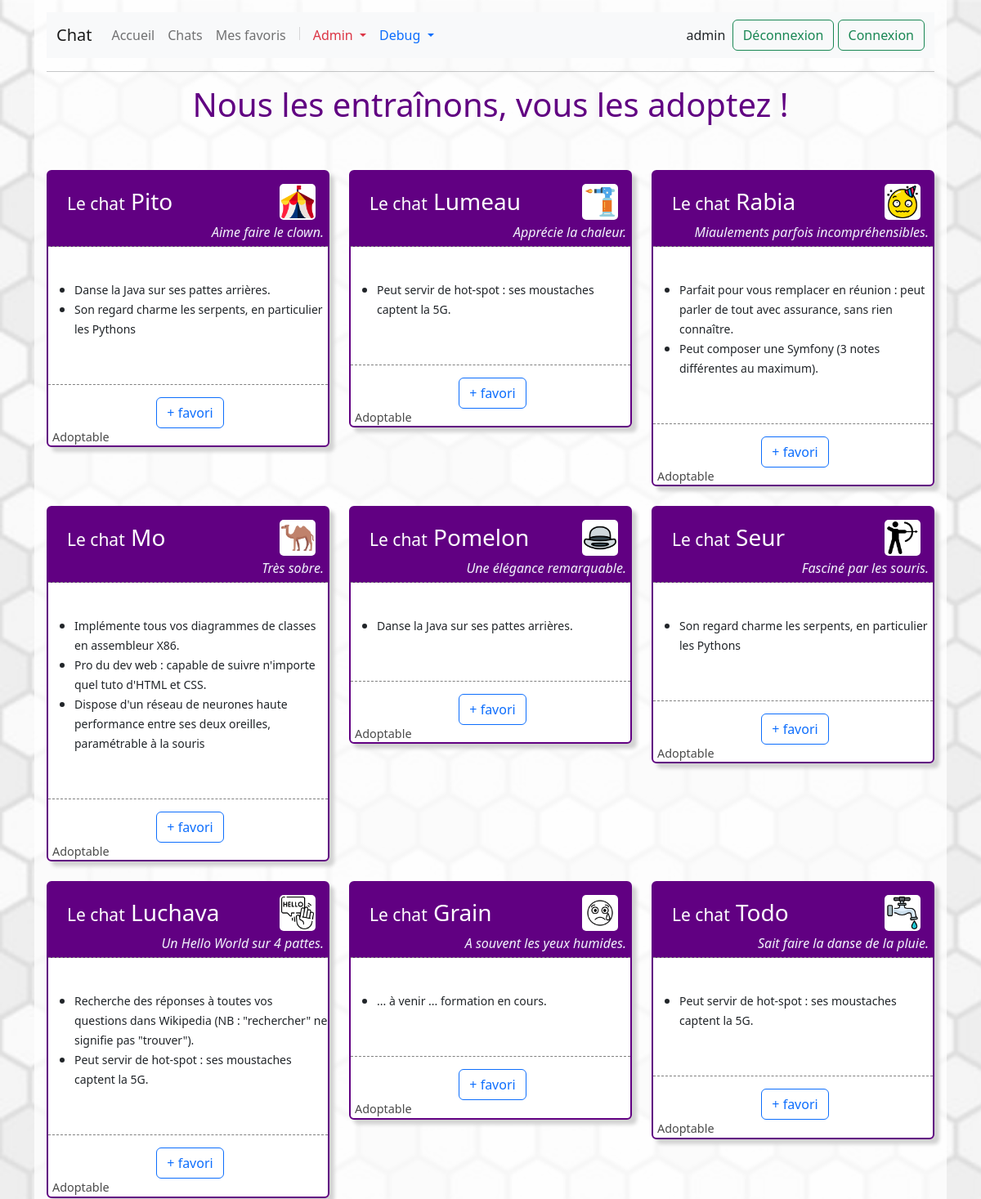
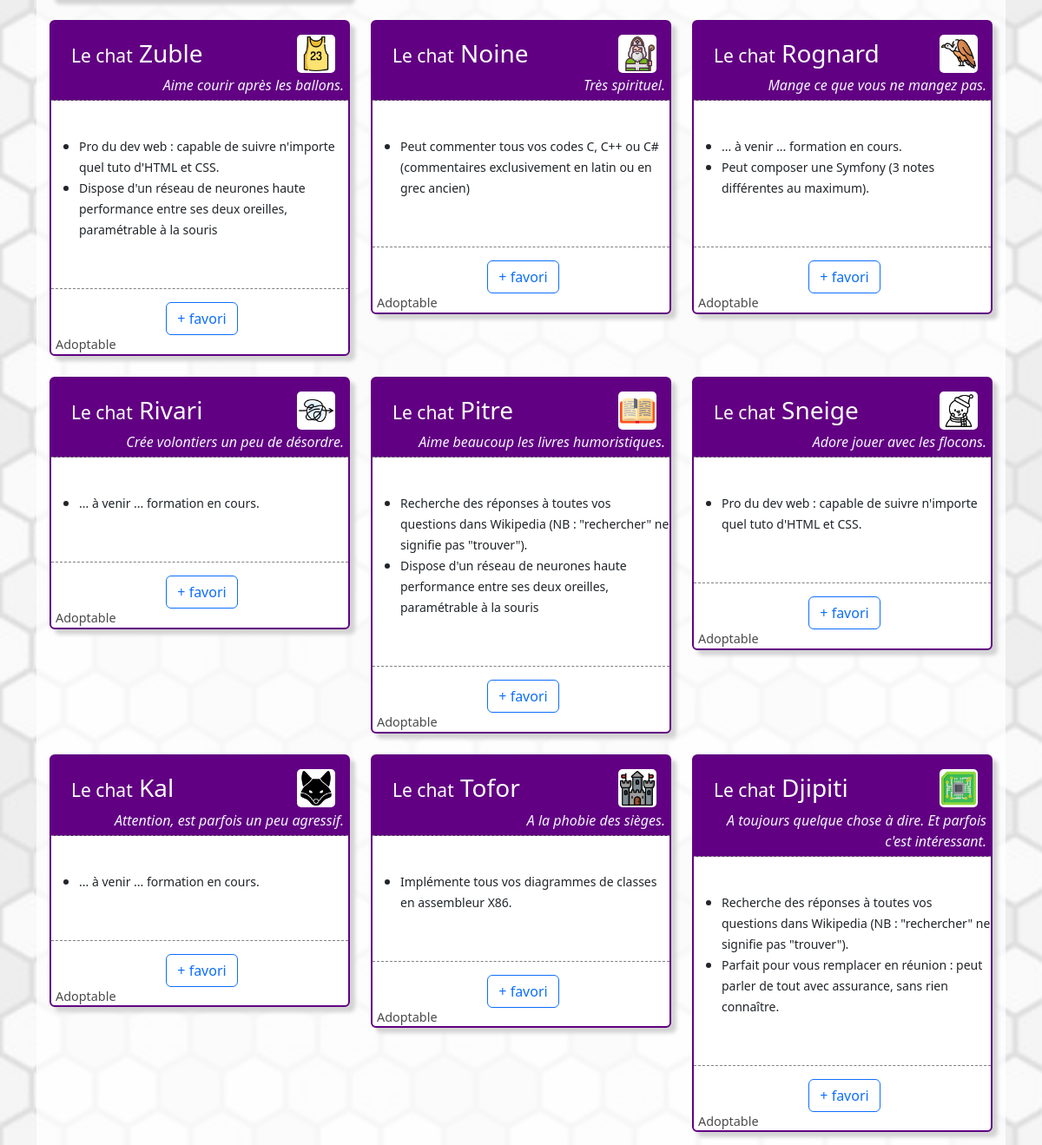
Screenshot of /pageVoirChats.php (signed in) with the database file from the repository (2 pictures, top to bottom).
### tables this page shows
CREATE TABLE fa_chat(
   id INT AUTO_INCREMENT,
   nom VARCHAR(50) NOT NULL,
   dateNaissance DATE,
   commentaire VARCHAR(300),
   image varchar(50) default 'chat-noir.png',
   adoptable tinyint default 1,
   PRIMARY KEY(id)
);

### pageVoirChats.php (the view, shortened to what this page needs)
<?php
require_once 'base/connexion.php';
$txt = "select * from fa_chat";
$req = $pdo->prepare($txt);
$req->execute();
$tabChats = $req->fetchAll();
$txt = "select id_competence, libelle ";
$txt .= "from fa_chat_competence inner join fa_competence on fa_chat_competence.id_competence = fa_competence.id ";
$txt .= "where id_chat = :idChat ";
$reqComp = $pdo->prepare($txt);
?>
<!DOCTYPE html>
<html lang="en">
<head>
    <link href="css/bootstrap.min.css" rel="stylesheet">
    <link href="css/chats.css" rel="stylesheet">
</head>
<body class="container fondLosanges">
    <div class='contenuPage'>
        <?php include_once "navBar.php"; ?>
        <h1 class="listeTitre"> Nous les entraînons, vous les adoptez ! </h1>
        <br><br>
        <div class="row row-cols-1 row-cols-md-3 g-4">
            <?php
            foreach ($tabChats as $chat) {
                $reqComp->execute([":idChat" => $chat["id"]]);
                $tabComp = $reqComp->fetchAll();
            ?>
                <div class='col'>
                    <div class="card">
                        <div class="card-body">
                            <div class="card-identite">
                                <img class='picto' src="img/<?= $chat['image'] ?>">
                                <h3 class="card-title"><span class="card-title-lechat">Le chat</span><?= " " . $chat["nom"] ?></h3>
                                <p class="card-text card-commentaire"><?= $chat["commentaire"] ?></p>
                            </div>
                            <div class="card-competences">
                                <p class="card-text"><br>
                                <Ul>
                                    <?php
                                    foreach ($tabComp as $comp) {
                                    ?>
                                        <li><small><?= $comp["libelle"] ?></small></li>
                                    <?php
                                    }
                                    ?>
                                </Ul>
                                <br></p>
                            </div>
                            <div class='card-favori text-center'>
                                <?php if (!in_array($chat['id'], $_SESSION['favoris'])) { ?>
                                        <button id="btnAdd<?= $chat['id'] ?>" class="btn btn-outline-primary" onclick='ajouterFavori(<?= $chat["id"] ?>)'> + favori</button>
                                    <?php } else { ?>
                                        <button id="btnAdd<?= $chat['id'] ?>" class="btn btn-outline-primary d-none" onclick='ajouterFavori(<?= $chat["id"] ?>)'> + favori</button>
                                        <button id="btnSup_<?= $chat['id'] ?>" class="btn btn-outline-danger" onclick='supprimerFavori(<?= $chat["id"] ?>)'> - favori</button>
                                <?php } ?>
                                <p class="card-text card-adoptable">
                                <?php
                                    if ($chat['adoptable'] == 1) {
                                        echo "Adoptable";
                                    }else{
                                        echo "non adoptable";
                                    }
                                ?>
                                </p>
                            </div>
                        </div>
                    </div>
                </div>
            <?php
            }
            ?>
        </div>
    </div>
</body>
</html>

### css/chats.css (style rules this page uses)
.fondLosanges { background-image: url("../img/back.jpg"); background-size: cover; background-attachment: fixed; }
.listeTitre { color:rgb(97, 0, 130); text-align: center; font-weight: 200; }
.card { border: 2px solid rgb(97, 0, 130); box-shadow: 6px 6px 4px lightgrey; }
.card-body { padding:0 0 0px 0; }
.card-title { margin-left:18px; margin-top:15px; }
.card-title-lechat { font-size:75%; }
.card-identite { padding:5px; border-bottom : 1px dashed gray; background-color: rgb(97, 0, 130); color: white; }
.card-competences { border-bottom: 1px dashed gray; }
.card-favori { padding:15px 0 0 5px; }
.card-commentaire { text-align: right; color:rgb(242, 244, 252); font-style: italic; }
.card-adoptable { text-align: left; color:rgb(74, 74, 74); font-size:90%; margin-top:0; margin-bottom:0; }
.picto { display:block; position: absolute; top:15px; right:15px; padding:2px; width:44px; height:44px; border-radius: 5px; background-color: white; }
.contenuPage { padding:15px; background-color: rgba(255,255,255,0.75); min-height: 450px;; }

### rows the page displays
fa_chat: image (picture), nom "Pito", commentaire "Aime faire le clown.", libelle "Danse la Java sur ses pattes arrières.", libelle "Son regard charme les serpents, en particulier les Pythons", adoptable "Adoptable"
fa_chat: image (picture), nom "Lumeau", commentaire "Apprécie la chaleur.", libelle "Peut servir de hot-spot : ses moustaches captent la 5G.", adoptable "Adoptable"
fa_chat: image (picture), nom "Rabia", commentaire "Miaulements parfois incompréhensibles.", libelle "Parfait pour vous remplacer en réunion : peut parler de tout avec assurance, sans rien connaître.", libelle "Peut composer une Symfony (3 notes différentes au maximum).", adoptable "Adoptable"
fa_chat: image (picture), nom "Mo", commentaire "Très sobre.", libelle "Implémente tous vos diagrammes de classes en assembleur X86.", libelle "Pro du dev web : capable de suivre n'importe quel tuto d'HTML et CSS.", libelle "Dispose d'un réseau de neurones haute performance entre ses deux oreilles, paramétrable à la souris", adoptable "Adoptable"
fa_chat: image (picture), nom "Pomelon", commentaire "Une élégance remarquable.", libelle "Danse la Java sur ses pattes arrières.", adoptable "Adoptable"
fa_chat: image (picture), nom "Seur", commentaire "Fasciné par les souris.", libelle "Son regard charme les serpents, en particulier les Pythons", adoptable "Adoptable"
fa_chat: image (picture), nom "Luchava", commentaire "Un Hello World sur 4 pattes.", libelle "Recherche des réponses à toutes vos questions dans Wikipedia (NB : \"rechercher\" ne signifie pas \"trouver\").", libelle "Peut servir de hot-spot : ses moustaches captent la 5G.", adoptable "Adoptable"
fa_chat: image (picture), nom "Grain", commentaire "A souvent les yeux humides.", libelle "... à venir ... formation en cours.", adoptable "Adoptable"
fa_chat: image (picture), nom "Todo", commentaire "Sait faire la danse de la pluie.", libelle "Peut servir de hot-spot : ses moustaches captent la 5G.", adoptable "Adoptable"
fa_chat: image (picture), nom "Zuble", commentaire "Aime courir après les ballons.", libelle "Pro du dev web : capable de suivre n'importe quel tuto d'HTML et CSS.", libelle "Dispose d'un réseau de neurones haute performance entre ses deux oreilles, paramétrable à la souris", adoptable "Adoptable"
fa_chat: image (picture), nom "Noine", commentaire "Très spirituel.", libelle "Peut commenter tous vos codes C, C++ ou C# (commentaires exclusivement en latin ou en grec ancien)", adoptable "Adoptable"
fa_chat: image (picture), nom "Rognard", commentaire "Mange ce que vous ne mangez pas.", libelle "... à venir ... formation en cours.", libelle "Peut composer une Symfony (3 notes différentes au maximum).", adoptable "Adoptable"
fa_chat: image (picture), nom "Rivari", commentaire "Crée volontiers un peu de désordre.", libelle "... à venir ... formation en cours.", adoptable "Adoptable"
fa_chat: image (picture), nom "Pitre", commentaire "Aime beaucoup les livres humoristiques.", libelle "Recherche des réponses à toutes vos questions dans Wikipedia (NB : \"rechercher\" ne signifie pas \"trouver\").", libelle "Dispose d'un réseau de neurones haute performance entre ses deux oreilles, paramétrable à la souris", adoptable "Adoptable"
fa_chat: image (picture), nom "Sneige", commentaire "Adore jouer avec les flocons.", libelle "Pro du dev web : capable de suivre n'importe quel tuto d'HTML et CSS.", adoptable "Adoptable"
fa_chat: image (picture), nom "Kal", commentaire "Attention, est parfois un peu agressif.", libelle "... à venir ... formation en cours.", adoptable "Adoptable"
fa_chat: image (picture), nom "Tofor", commentaire "A la phobie des sièges.", libelle "Implémente tous vos diagrammes de classes en assembleur X86.", adoptable "Adoptable"
fa_chat: image (picture), nom "Djipiti", commentaire "A toujours quelque chose à dire. Et parfois c'est intéressant.", libelle "Recherche des réponses à toutes vos questions dans Wikipedia (NB : \"rechercher\" ne signifie pas \"trouver\").", libelle "Parfait pour vous remplacer en réunion : peut parler de tout avec assurance, sans rien connaître.", adoptable "Adoptable"

### other values shown
$_SESSION["user"] "admin"
